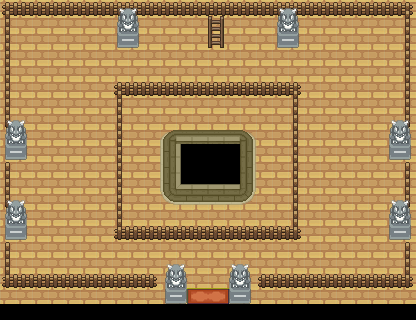

This is a level from a 2D game, rendered from its Tiled map with the project's own tilesets. A one-line summary and the map file follow, with tile-layer data summarised:
An orthogonal 26x20 tile map with 16x16 px tiles, 5 tile layers (Walkable, Walkable, Water, Collisions, ...), 4 tilesets.

<map version="1.0" orientation="orthogonal" width="26" height="20" tilewidth="16" tileheight="16">
 <properties>
  <property name="dayPokemonChances" value="" />
  <property name="dayPokemonLevels" value="" />
  <property name="isCave" value="false" />
  <property name="nightPokemonChances" value="" />
  <property name="nightPokemonLevels" value="" />
  <property name="waterPokemonChances" value="" />
  <property name="waterPokemonLevels" value="" />
  <property name="wildProbability" value="0" />
  <property name="xOffsetModifier" value="0" />
  <property name="yOffsetModifier" value="0" />
 </properties>
 <tileset firstgid="1" source="Daycare Johto.tsx" />
 <tileset firstgid="932" source="SinnohSet7.tsx" />
 <tileset firstgid="2708" source="InteriorFloor 1.tsx" />
 <tileset firstgid="3038" source="Caveset 2.tsx" />
 <layer name="Walkable" width="26" height="20">
  <data>[520 cells, 480 non-empty, 1 distinct tile ids]</data>
 </layer>
 <layer name="Walkable" width="26" height="20">
  <data>[520 cells, 5 non-empty, 4 distinct tile ids]</data>
 </layer>
 <layer name="Water" width="26" height="20">
  <data>[520 cells, 0 non-empty, 0 distinct tile ids]</data>
 </layer>
 <layer name="Collisions" width="26" height="20">
  <data>[520 cells, 172 non-empty, 36 distinct tile ids]</data>
 </layer>
 <layer name="WalkBehind" width="26" height="20">
  <data>[520 cells, 21 non-empty, 4 distinct tile ids]</data>
 </layer>
</map>
